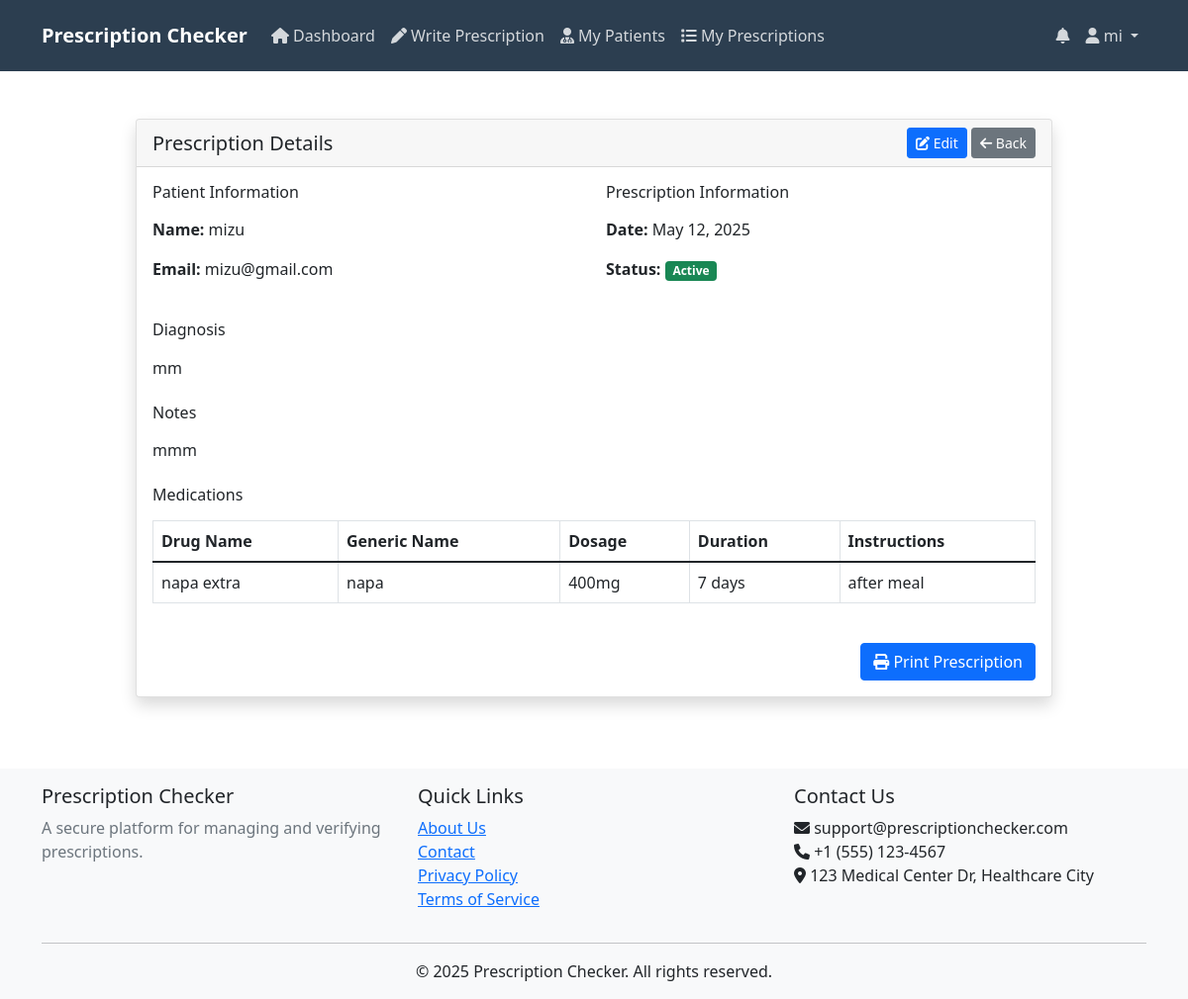
/doctor/view-prescription.php?id=5 (signed in), run on the app's committed database.
### tables this page shows
CREATE TABLE `prescriptions` (
  `id` int(11) NOT NULL,
  `doctor_id` int(11) NOT NULL,
  `patient_id` int(11) NOT NULL,
  `diagnosis` text NOT NULL,
  `notes` text DEFAULT NULL,
  `status` enum('active','completed','cancelled') DEFAULT 'active',
  `created_at` timestamp NOT NULL DEFAULT current_timestamp(),
  `updated_at` timestamp NOT NULL DEFAULT current_timestamp() ON UPDATE current_timestamp()
);

CREATE TABLE `users` (
  `id` int(11) NOT NULL,
  `name` varchar(100) NOT NULL,
  `email` varchar(100) NOT NULL,
  `password` varchar(255) NOT NULL,
  `role` enum('patient','doctor','pharmacist','admin') NOT NULL,
  `medical_id` varchar(50) DEFAULT NULL,
  `reset_token` varchar(64) DEFAULT NULL,
  `reset_token_expiry` datetime DEFAULT NULL,
  `created_at` datetime DEFAULT current_timestamp(),
  `updated_at` datetime DEFAULT current_timestamp() ON UPDATE current_timestamp()
);

CREATE TABLE `prescription_medications` (
  `id` int(11) NOT NULL,
  `prescription_id` int(11) NOT NULL,
  `drug_name` varchar(255) NOT NULL,
  `generic_name` varchar(255) DEFAULT NULL,
  `dosage` varchar(100) NOT NULL,
  `duration` varchar(100) NOT NULL,
  `instructions` text DEFAULT NULL,
  `created_at` timestamp NOT NULL DEFAULT current_timestamp()
);

### doctor/view-prescription.php (the view, shortened to what this page needs)
<?php
require_once '../config/database.php';
$prescription_id = (int)$_GET['id'];
$user_id = $_SESSION['user_id'];
$sql = "SELECT p.*,
        d.name as doctor_name,
        pt.name as patient_name,
        pt.email as patient_email
        FROM prescriptions p
        JOIN users d ON p.doctor_id = d.id
        JOIN users pt ON p.patient_id = pt.id
        WHERE p.id = ? AND p.doctor_id = ?";
$stmt = mysqli_prepare($conn, $sql);
mysqli_stmt_bind_param($stmt, "ii", $prescription_id, $user_id);
mysqli_stmt_execute($stmt);
$result = mysqli_stmt_get_result($stmt);
$prescription = mysqli_fetch_assoc($result);
$sql = "SELECT * FROM prescription_medications WHERE prescription_id = ? ORDER BY id";
$stmt = mysqli_prepare($conn, $sql);
mysqli_stmt_bind_param($stmt, "i", $prescription_id);
mysqli_stmt_execute($stmt);
$result = mysqli_stmt_get_result($stmt);
$medications = mysqli_fetch_all($result, MYSQLI_ASSOC);
include '../includes/header.php';
?>
<div class="container py-4">
    <div class="row">
        <div class="col-md-10 mx-auto">
            <div class="card shadow">
                <div class="card-header d-flex justify-content-between align-items-center">
                    <h5 class="card-title mb-0">Prescription Details</h5>
                    <div>
                        <a href="edit-prescription.php?id=<?php echo $prescription_id; ?>" class="btn btn-primary btn-sm">
                            <i class="fas fa-edit"></i> Edit
                        </a>
                        <a href="dashboard.php" class="btn btn-secondary btn-sm">
                            <i class="fas fa-arrow-left"></i> Back
                        </a>
                    </div>
                </div>
                <div class="card-body">
                    <div class="row mb-4">
                        <div class="col-md-6">
                            <h6 class="mb-3">Patient Information</h6>
                            <p><strong>Name:</strong> <?php echo htmlspecialchars($prescription['patient_name']); ?></p>
                            <p><strong>Email:</strong> <?php echo htmlspecialchars($prescription['patient_email']); ?></p>
                        </div>
                        <div class="col-md-6">
                            <h6 class="mb-3">Prescription Information</h6>
                            <p><strong>Date:</strong> <?php echo date('F j, Y', strtotime($prescription['created_at'])); ?></p>
                            <p><strong>Status:</strong>
                                <span class="badge bg-<?php
                                    echo $prescription['status'] === 'active' ? 'success' :
                                        ($prescription['status'] === 'completed' ? 'primary' : 'danger');
                                ?>">
                                    <?php echo ucfirst($prescription['status']); ?>
                                </span>
                            </p>
                        </div>
                    </div>
                    <div class="mb-4">
                        <h6 class="mb-3">Diagnosis</h6>
                        <p><?php echo nl2br(htmlspecialchars($prescription['diagnosis'])); ?></p>
                    </div>
                    <?php if (!empty($prescription['notes'])): ?>
                    <div class="mb-4">
                        <h6 class="mb-3">Notes</h6>
                        <p><?php echo nl2br(htmlspecialchars($prescription['notes'])); ?></p>
                    </div>
                    <?php endif; ?>
                    <div class="mb-4">
                        <h6 class="mb-3">Medications</h6>
                        <div class="table-responsive">
                            <table class="table table-bordered">
                                <thead>
                                    <tr>
                                        <th>Drug Name</th>
                                        <th>Generic Name</th>
                                        <th>Dosage</th>
                                        <th>Duration</th>
                                        <th>Instructions</th>
                                    </tr>
                                </thead>
                                <tbody>
                                    <?php foreach ($medications as $medication): ?>
                                    <tr>
                                        <td><?php echo htmlspecialchars($medication['drug_name']); ?></td>
                                        <td><?php echo htmlspecialchars($medication['generic_name']); ?></td>
                                        <td><?php echo htmlspecialchars($medication['dosage']); ?></td>
                                        <td><?php echo htmlspecialchars($medication['duration']); ?></td>
                                        <td><?php echo htmlspecialchars($medication['instructions']); ?></td>
                                    </tr>
                                    <?php endforeach; ?>
                                </tbody>
                            </table>
                        </div>
                    </div>
                    <div class="text-end">
                        <button onclick="window.print()" class="btn btn-primary">
                            <i class="fas fa-print"></i> Print Prescription
                        </button>
                    </div>
                </div>
            </div>
        </div>
    </div>
</div>
<?php include '../includes/footer.php'; ?>

### data on the page
prescriptions: patient.name "mizu", patient.email "mizu@gmail.com", created_at "May 12, 2025", status "Active", diagnosis "mm", notes "mmm"
prescription_medications: drug_name "napa extra", generic_name "napa", dosage "400mg", duration "7 days", instructions "after meal"

### other printed values
$_SESSION['name'] "mi"
